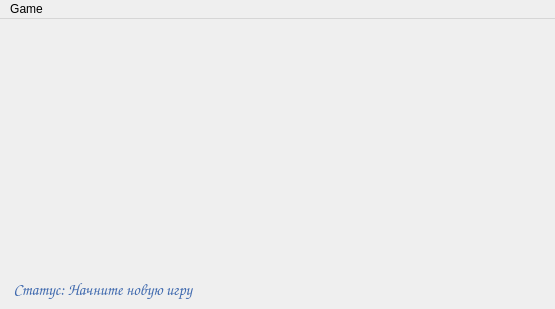
<?xml version="1.0" encoding="UTF-8"?>
<ui version="4.0">
 <class>MainWindow</class>
 <widget class="QMainWindow" name="MainWindow">
  <property name="geometry">
   <rect>
    <x>0</x>
    <y>0</y>
    <width>555</width>
    <height>309</height>
   </rect>
  </property>
  <property name="minimumSize">
   <size>
    <width>555</width>
    <height>309</height>
   </size>
  </property>
  <property name="maximumSize">
   <size>
    <width>555</width>
    <height>309</height>
   </size>
  </property>
  <property name="windowTitle">
   <string>MainWindow</string>
  </property>
  <property name="autoFillBackground">
   <bool>false</bool>
  </property>
  <widget class="QWidget" name="centralwidget">
   <property name="autoFillBackground">
    <bool>false</bool>
   </property>
   <widget class="QLabel" name="statuslabel">
    <property name="geometry">
     <rect>
      <x>10</x>
      <y>250</y>
      <width>261</width>
      <height>41</height>
     </rect>
    </property>
    <property name="font">
     <font>
      <family>Comic Sans MS</family>
      <pointsize>12</pointsize>
      <weight>75</weight>
      <italic>true</italic>
      <bold>true</bold>
     </font>
    </property>
    <property name="styleSheet">
     <string notr="true">color : rgb(63, 105, 174)</string>
    </property>
    <property name="text">
     <string> Статус: Начните новую игру</string>
    </property>
   </widget>
  </widget>
  <widget class="QMenuBar" name="menubar">
   <property name="geometry">
    <rect>
     <x>0</x>
     <y>0</y>
     <width>555</width>
     <height>21</height>
    </rect>
   </property>
   <widget class="QMenu" name="menuGame">
    <property name="title">
     <string>Game</string>
    </property>
    <addaction name="actionNew_Game"/>
   </widget>
   <addaction name="menuGame"/>
  </widget>
  <action name="actionNew_Game">
   <property name="text">
    <string>New Game</string>
   </property>
  </action>
 </widget>
 <resources/>
 <connections/>
</ui>
